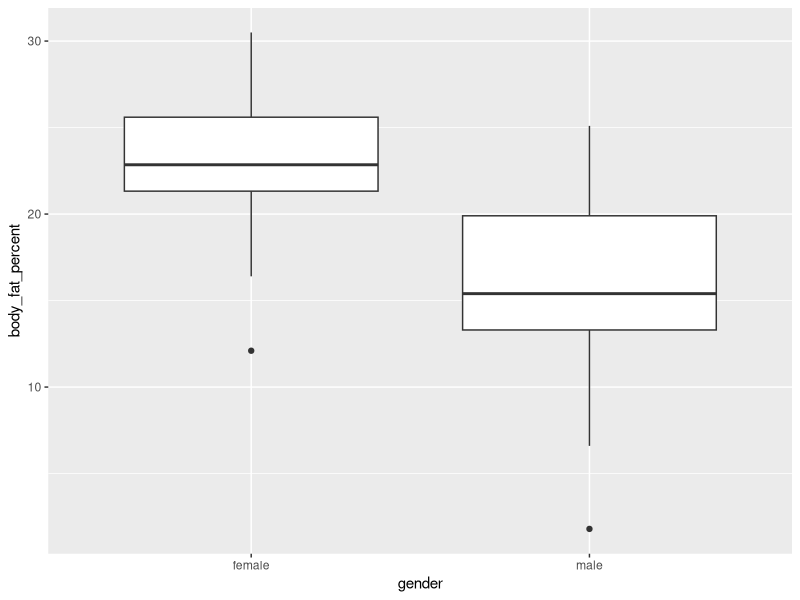

The R script that drew this image:
## ---- chunk 1
rm(list = ls())
library(tidyverse)
library(here)
bodyfat <- read.csv(here("Data/body_fat_percentage.csv"))

bodyfat$gender <- 
  as.factor(bodyfat$gender)
levels(bodyfat$gender)
## ---- chunk 2
ggplot(bodyfat, aes(y = body_fat_percent, x = gender)) +
  geom_boxplot()
## ---- chunk 3
bodyfat |> 
  group_by(gender) |>
  summarise(mean = mean(body_fat_percent),
            sd = sd(body_fat_percent))
## ---- chunk 4
t.test(body_fat_percent ~ gender, data = bodyfat)
